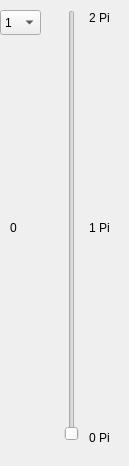
<?xml version="1.0" encoding="UTF-8"?>
<ui version="4.0">
 <class>Form</class>
 <widget class="QWidget" name="Form">
  <property name="geometry">
   <rect>
    <x>0</x>
    <y>0</y>
    <width>129</width>
    <height>466</height>
   </rect>
  </property>
  <property name="windowTitle">
   <string>Form</string>
  </property>
  <widget class="QSlider" name="jointSlider">
   <property name="geometry">
    <rect>
     <x>60</x>
     <y>10</y>
     <width>24</width>
     <height>431</height>
    </rect>
   </property>
   <property name="orientation">
    <enum>Qt::Vertical</enum>
   </property>
  </widget>
  <widget class="QLabel" name="label0PI">
   <property name="geometry">
    <rect>
     <x>89</x>
     <y>430</y>
     <width>30</width>
     <height>15</height>
    </rect>
   </property>
   <property name="text">
    <string>0 Pi</string>
   </property>
  </widget>
  <widget class="QLabel" name="label1PI">
   <property name="geometry">
    <rect>
     <x>89</x>
     <y>220</y>
     <width>30</width>
     <height>15</height>
    </rect>
   </property>
   <property name="text">
    <string>1 Pi</string>
   </property>
  </widget>
  <widget class="QLabel" name="label2PI">
   <property name="geometry">
    <rect>
     <x>89</x>
     <y>10</y>
     <width>30</width>
     <height>15</height>
    </rect>
   </property>
   <property name="text">
    <string>2 Pi</string>
   </property>
  </widget>
  <widget class="QLabel" name="currentAngle">
   <property name="geometry">
    <rect>
     <x>10</x>
     <y>220</y>
     <width>41</width>
     <height>16</height>
    </rect>
   </property>
   <property name="text">
    <string>0</string>
   </property>
  </widget>
  <widget class="QComboBox" name="jointNumber">
   <property name="geometry">
    <rect>
     <x>0</x>
     <y>10</y>
     <width>41</width>
     <height>25</height>
    </rect>
   </property>
   <item>
    <property name="text">
     <string>1</string>
    </property>
   </item>
   <item>
    <property name="text">
     <string>2</string>
    </property>
   </item>
   <item>
    <property name="text">
     <string>3</string>
    </property>
   </item>
   <item>
    <property name="text">
     <string>4</string>
    </property>
   </item>
   <item>
    <property name="text">
     <string>5</string>
    </property>
   </item>
  </widget>
 </widget>
 <resources/>
 <connections/>
</ui>
